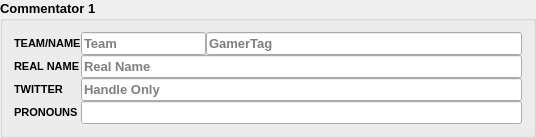
<?xml version="1.0" encoding="UTF-8"?>
<ui version="4.0">
 <class>GroupBox</class>
 <widget class="QGroupBox" name="GroupBox">
  <property name="geometry">
   <rect>
    <x>0</x>
    <y>0</y>
    <width>536</width>
    <height>118</height>
   </rect>
  </property>
  <property name="font">
   <font>
    <family>Ubuntu</family>
    <pointsize>10</pointsize>
    <weight>75</weight>
    <italic>false</italic>
    <bold>true</bold>
   </font>
  </property>
  <property name="windowTitle">
   <string>GroupBox</string>
  </property>
  <property name="title">
   <string>Commentator 1</string>
  </property>
  <layout class="QFormLayout" name="formLayout">
   <property name="horizontalSpacing">
    <number>0</number>
   </property>
   <property name="verticalSpacing">
    <number>0</number>
   </property>
   <item row="1" column="0">
    <widget class="QLabel" name="nameLabel">
     <property name="font">
      <font>
       <family>Ubuntu</family>
       <pointsize>8</pointsize>
       <weight>75</weight>
       <italic>false</italic>
       <bold>true</bold>
      </font>
     </property>
     <property name="text">
      <string>TEAM/NAME</string>
     </property>
    </widget>
   </item>
   <item row="1" column="1">
    <layout class="QHBoxLayout" name="horizontalLayout">
     <property name="spacing">
      <number>0</number>
     </property>
     <item>
      <widget class="QLineEdit" name="team">
       <property name="sizePolicy">
        <sizepolicy hsizetype="Maximum" vsizetype="Fixed">
         <horstretch>0</horstretch>
         <verstretch>0</verstretch>
        </sizepolicy>
       </property>
       <property name="font">
        <font>
         <family>Ubuntu</family>
         <pointsize>10</pointsize>
         <weight>75</weight>
         <italic>false</italic>
         <bold>true</bold>
        </font>
       </property>
       <property name="placeholderText">
        <string>Team</string>
       </property>
      </widget>
     </item>
     <item>
      <widget class="QLineEdit" name="name">
       <property name="font">
        <font>
         <family>Ubuntu</family>
         <pointsize>10</pointsize>
         <weight>75</weight>
         <italic>false</italic>
         <bold>true</bold>
        </font>
       </property>
       <property name="placeholderText">
        <string>GamerTag</string>
       </property>
      </widget>
     </item>
    </layout>
   </item>
   <item row="2" column="0">
    <widget class="QLabel" name="real_nameLabel">
     <property name="font">
      <font>
       <family>Ubuntu</family>
       <pointsize>8</pointsize>
       <weight>75</weight>
       <italic>false</italic>
       <bold>true</bold>
      </font>
     </property>
     <property name="text">
      <string>REAL NAME</string>
     </property>
    </widget>
   </item>
   <item row="2" column="1">
    <widget class="QLineEdit" name="real_name">
     <property name="font">
      <font>
       <family>Ubuntu</family>
       <pointsize>10</pointsize>
       <weight>75</weight>
       <italic>false</italic>
       <bold>true</bold>
      </font>
     </property>
     <property name="placeholderText">
      <string>Real Name</string>
     </property>
    </widget>
   </item>
   <item row="3" column="0">
    <widget class="QLabel" name="twitterLabel">
     <property name="font">
      <font>
       <family>Ubuntu</family>
       <pointsize>8</pointsize>
       <weight>75</weight>
       <italic>false</italic>
       <bold>true</bold>
      </font>
     </property>
     <property name="text">
      <string>TWITTER</string>
     </property>
    </widget>
   </item>
   <item row="3" column="1">
    <widget class="QLineEdit" name="twitter">
     <property name="font">
      <font>
       <family>Ubuntu</family>
       <pointsize>10</pointsize>
       <weight>75</weight>
       <italic>false</italic>
       <bold>true</bold>
      </font>
     </property>
     <property name="placeholderText">
      <string>Handle Only</string>
     </property>
    </widget>
   </item>
   <item row="4" column="0">
    <widget class="QLabel" name="pronounLabel">
     <property name="font">
      <font>
       <pointsize>8</pointsize>
       <weight>75</weight>
       <bold>true</bold>
      </font>
     </property>
     <property name="text">
      <string>PRONOUNS</string>
     </property>
    </widget>
   </item>
   <item row="4" column="2" colspan="2">
    <widget class="QLineEdit" name="pronoun">
     <property name="font">
      <font>
       <pointsize>10</pointsize>
      </font>
     </property>
    </widget>
   </item>
  </layout>
 </widget>
 <resources/>
 <connections/>
</ui>
